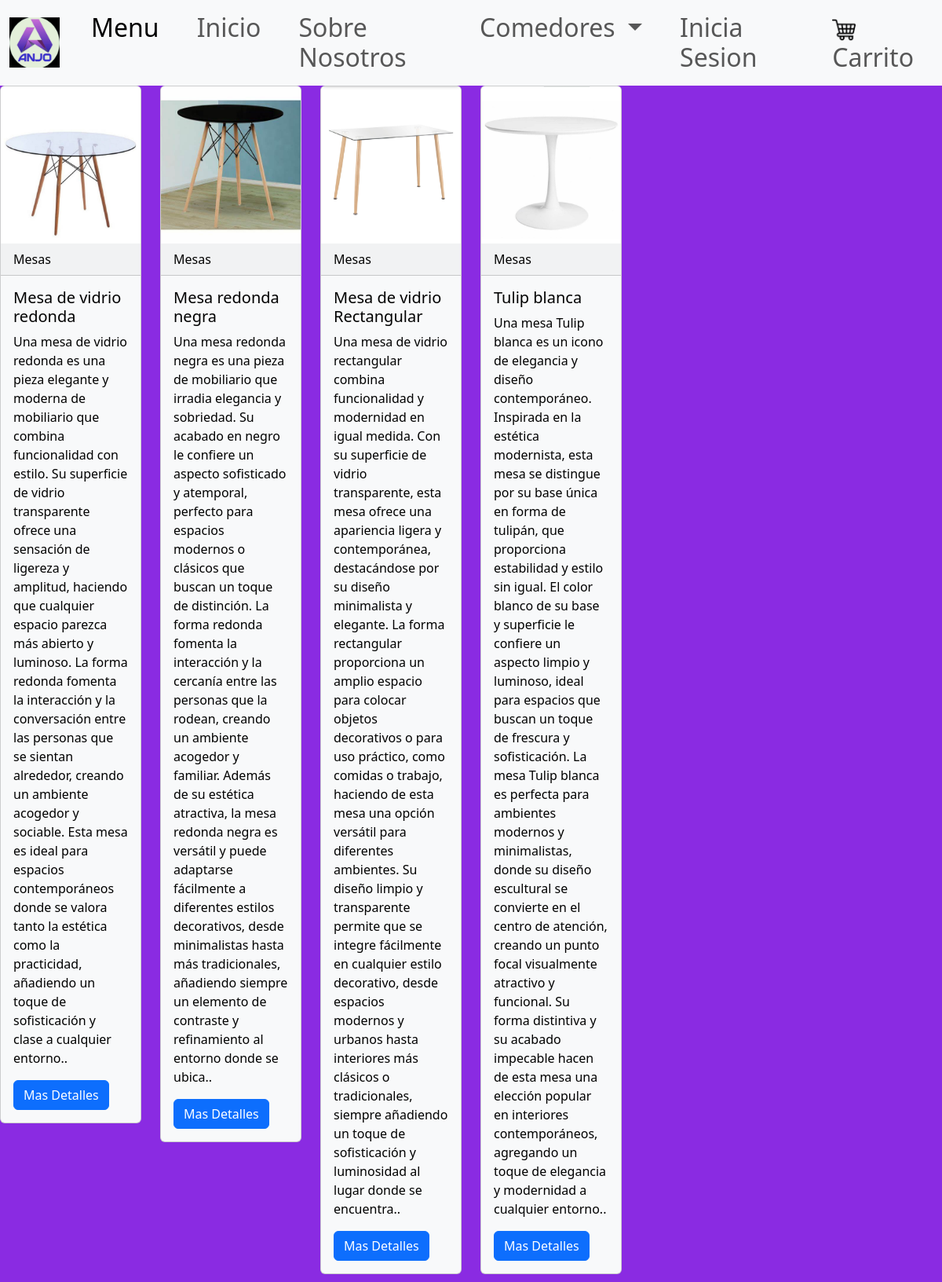
/pagina/mesa, run on the app's committed database.
### pagina/models.py (models this page shows, shortened)
class Mesas(models.Model):
    id_mesas=models.AutoField(primary_key=True)
    nombre=models.CharField(max_length=50,null=False,blank=False)
    descripcion=models.TextField(null=False,blank=False)
    precio=models.IntegerField(null=False,blank=False)
    cantidad=models.IntegerField(null=False,blank=False)
    imagen=models.CharField(max_length=100,null=False,blank=False)

### pagina/views.py (the view)
# urls.py: path('mesa', views.mesa, name='mesa'),
def mesa(request):
    mesas=Mesas.objects.all()
    context={
        'mesas':mesas
    }
    return render(request,'pages/mesa.html',context)

### pagina/templates/pages/mesa.html (shortened to what this page needs)
<!DOCTYPE html>
<html lang="en">
<head>
    {% load static %}
    <link rel="stylesheet" href="{% static "css/bootstrap.min.css" %}">
</head>
<body background="{% static "img/purpura.png" %}">
    {% include "base/header.html" %}
    <main>
        <div class="row row-cols-2 row-cols-md-6 g-6">
        {%if mesas%}
        {%for me in mesas%}
          <div class="col">
            <div class="card text-bg-light mb-3" style="max-width: 20rem;">
                    <img src="{% static "img/" %}{{me.imagen}}" class="card-img-top" alt="..."width="200" height="200">
                    <div class="card-header">Mesas</div>
                    <div class="card-body">
                    <h5 class="card-title">{{me.nombre}}</h5>
                    <p class="card-text">{{me.descripcion}}.</p>
                    <a href="#" class="btn btn-primary" data-bs-toggle="modal" data-bs-target="#{{me.id_mesas}}">Mas Detalles</a>
                </div>
            </div>
          </div>
        {% endfor %}
        {% endif %}
      </div>
    </main>
</body>
</html>

### pagina/templates/base/header.html (shortened to what this page needs)
{% load static %}
<header>
    <nav class="navbar navbar-expand-lg bg-body-tertiary">
        <div class="container-fluid">
          <a class="navbar-brand" href="#">
            <img src="{% static "img/Logo.jpeg" %}" alt="" width="64" height="64" >
          </a>
          <div class="collapse navbar-collapse" id="navbarSupportedContent" >
            <ul class="navbar-nav mx-auto mb-2 mb-lg-0 h2" >
              <li class="nav-item px-3" >
                <a class="nav-link active" aria-current="page" href="#"
                  >Menu</a
                >
              </li>
              <li class="nav-item px-3">
                <a class="nav-link" href="{% url "principal" %}">Inicio</a>
              </li>
              <li class="nav-item px-3">
                <a class="nav-link" href="{% url "nosotros" %}">Sobre Nosotros</a>
              </li>
              <li class="nav-item dropdown px-3">
                <a
                  class="nav-link dropdown-toggle"
                  href="{% url "mesa" %}"
                  role="button"
                  data-bs-toggle="dropdown"
                  aria-expanded="false"
                >
                  Comedores
                </a>
              </li>
              <li class="nav-item px-3">
                <a class="nav-link" href="{% url "inicio" %}">Inicia Sesion</a>
              </li>
              <li class="nav-item px-3">
                <a class="nav-link" href=""><img src="{% static "img/carrito.png" %}" style="width: 30px; height: 30px;" alt="">Carrito</a>
              </li>
            </ul>
          </div>
        </div>
      </nav>
</header>

### data on the page
Mesas: imagen (picture), nombre "Mesa de vidrio redonda", descripcion "Una mesa de vidrio redonda es una pieza elegante y moderna de mobiliario que combina funcionalidad con estilo. Su superficie de vidrio transparente ofrece una sensación de ligereza y amplitud, haciendo que cualquier espacio parezca más abierto y luminoso. La forma redonda fomenta la interacción y la conversación entre las personas que se sientan alrededor, creando un ambiente acogedor y sociable. Esta mesa es ideal para espacios contemporáneos donde se valora tanto la estética como la practicidad, añadiendo un toque de sofisticación y clase a cualquier entorno."
Mesas: imagen (picture), nombre "Mesa redonda negra", descripcion "Una mesa redonda negra es una pieza de mobiliario que irradia elegancia y sobriedad. Su acabado en negro le confiere un aspecto sofisticado y atemporal, perfecto para espacios modernos o clásicos que buscan un toque de distinción. La forma redonda fomenta la interacción y la cercanía entre las personas que la rodean, creando un ambiente acogedor y familiar. Además de su estética atractiva, la mesa redonda negra es versátil y puede adaptarse fácilmente a diferentes estilos decorativos, desde minimalistas hasta más tradicionales, añadiendo siempre un elemento de contraste y refinamiento al entorno donde se ubica."
Mesas: imagen (picture), nombre "Mesa de vidrio Rectangular", descripcion "Una mesa de vidrio rectangular combina funcionalidad y modernidad en igual medida. Con su superficie de vidrio transparente, esta mesa ofrece una apariencia ligera y contemporánea, destacándose por su diseño minimalista y elegante. La forma rectangular proporciona un amplio espacio para colocar objetos decorativos o para uso práctico, como comidas o trabajo, haciendo de esta mesa una opción versátil para diferentes ambientes. Su diseño limpio y transparente permite que se integre fácilmente en cualquier estilo decorativo, desde espacios modernos y urbanos hasta interiores más clásicos o tradicionales, siempre añadiendo un toque de sofisticación y luminosidad al lugar donde se encuentra."
Mesas: imagen (picture), nombre "Tulip blanca", descripcion "Una mesa Tulip blanca es un icono de elegancia y diseño contemporáneo. Inspirada en la estética modernista, esta mesa se distingue por su base única en forma de tulipán, que proporciona estabilidad y estilo sin igual. El color blanco de su base y superficie le confiere un aspecto limpio y luminoso, ideal para espacios que buscan un toque de frescura y sofisticación. La mesa Tulip blanca es perfecta para ambientes modernos y minimalistas, donde su diseño escultural se convierte en el centro de atención, creando un punto focal visualmente atractivo y funcional. Su forma distintiva y su acabado impecable hacen de esta mesa una elección popular en interiores contemporáneos, agregando un toque…"
